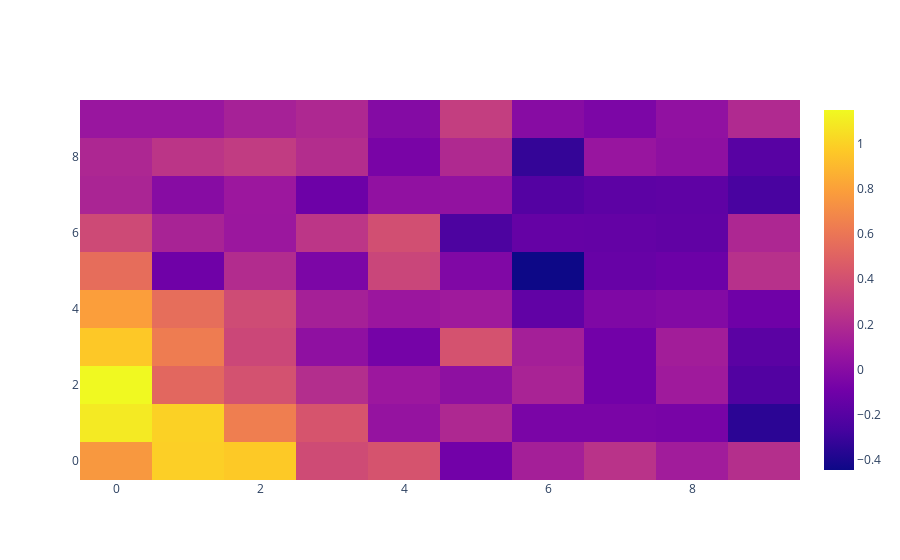

Notebook cell for this chart:
### Code cell
if baseline_plot:
    print("Baseline")
    fig = go.Figure()
    fig.add_trace(go.Heatmap(
        z = (bench_baseline-bench_adv).detach().numpy(),
        ))
    fig.show()
